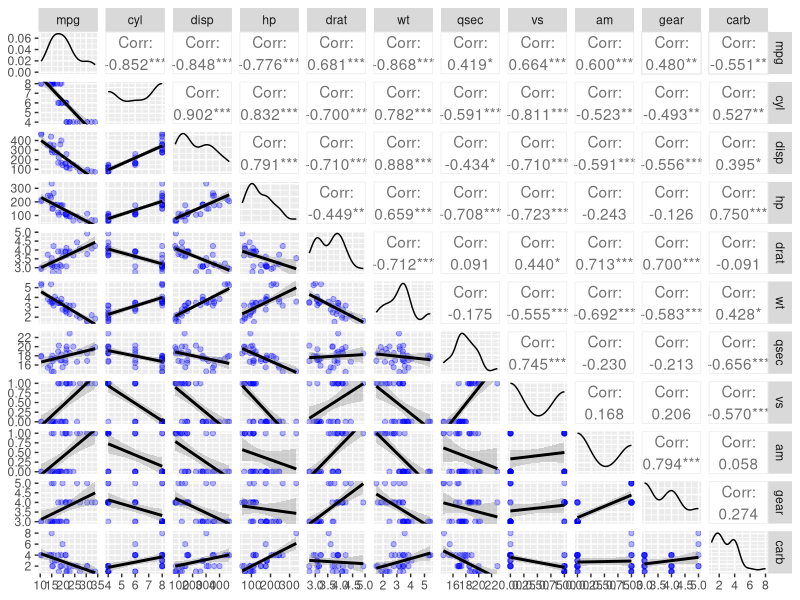
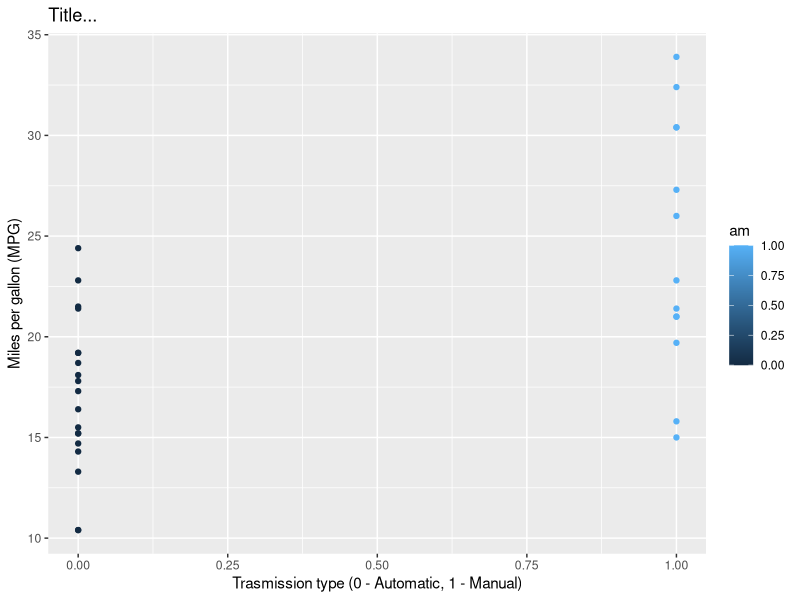
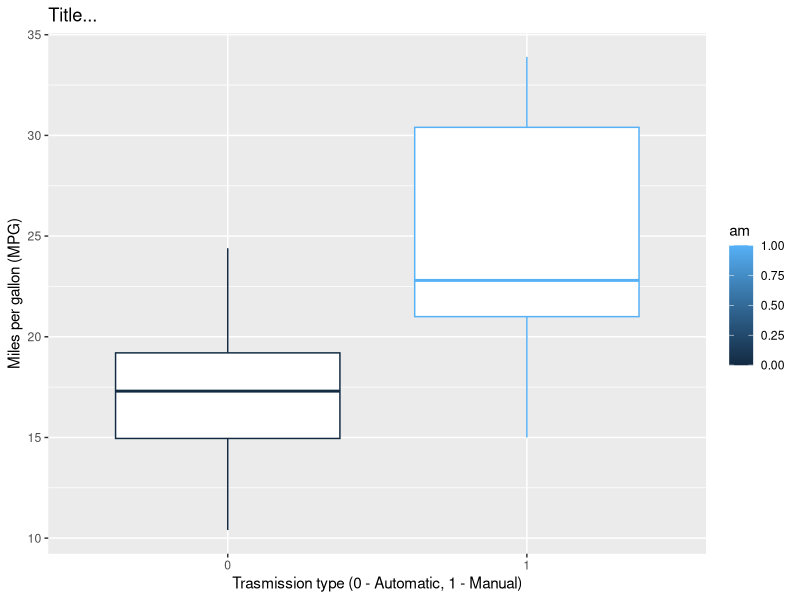
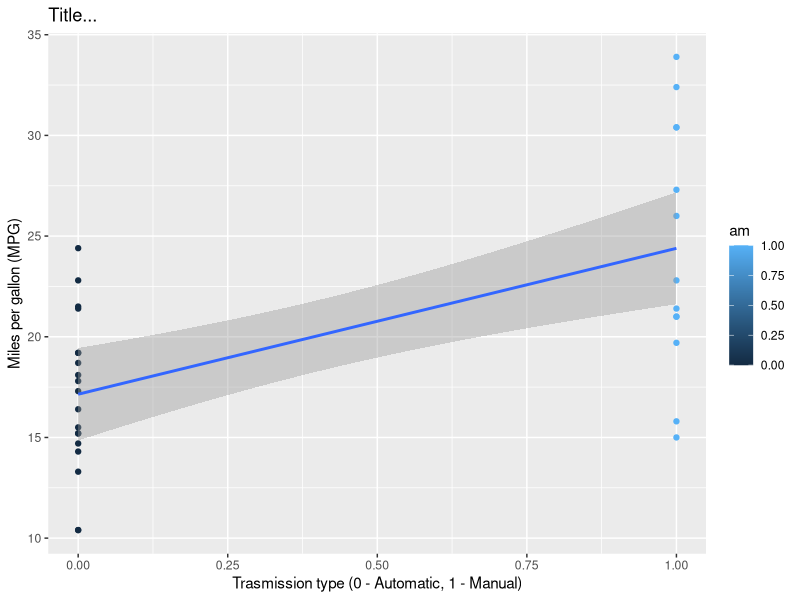

The R script that drew these images, in order:
## ---- chunk 1
knitr::opts_chunk$set(echo = TRUE)
## ---- chunk 2
library(ggplot2)
library(GGally)
library(datasets)
## ---- chunk 3
data("mtcars")
names(mtcars)
head(mtcars)
## ---- chunk 4
g = ggpairs(mtcars, lower = list(continuous = wrap("smooth", method = "lm", alpha = 0.3, color = "blue")) )
g

## ---- chunk 5

mtcars2 <- mtcars
mtcars2$am <- as.factor(mtcars2$am)
mtcars2$cyl <- as.factor(mtcars2$cyl)
mtcars2$vs <- as.factor(mtcars2$vs)
mtcars2$gear <- as.factor(mtcars2$gear)
mtcars2$carb <- as.factor(mtcars2$carb)
mtcars2 <- mtcars2[ , c(1, 9, 2:8, 10,11)]
## ---- chunk 6
mtcars1 <- mtcars[mtcars$am == 1,] # mean MPG for manual trasmission system
summary(mtcars1$mpg)
mtcars0 <- mtcars[mtcars$am == 0,] # mean MPG for automatic trasmission system
summary(mtcars0$mpg)
## ---- chunk 7
g = ggplot(mtcars, aes(am, mpg, color = am)) + geom_point() 
g = g + xlab("Trasmission type (0 - Automatic, 1 - Manual)") + ylab("Miles per gallon (MPG)")
g = g + labs(title = paste("Title..."))
g
## ---- chunk 8
g = ggplot(mtcars, aes(as.factor(am), mpg, color = am)) + geom_boxplot() 
g = g + xlab("Trasmission type (0 - Automatic, 1 - Manual)") + ylab("Miles per gallon (MPG)")
g = g + labs(title = paste("Title..."))
g
## ---- chunk 9
fit <- lm(mpg ~ am,  data = mtcars)
summary(fit)
## ---- chunk 10
g = ggplot(mtcars, aes(am, y = mpg, color = am)) + geom_point() + geom_smooth(method = "lm")
g = g + xlab("Trasmission type (0 - Automatic, 1 - Manual)") + ylab("Miles per gallon (MPG)")
g = g + labs(title = paste("Title..."))
g
